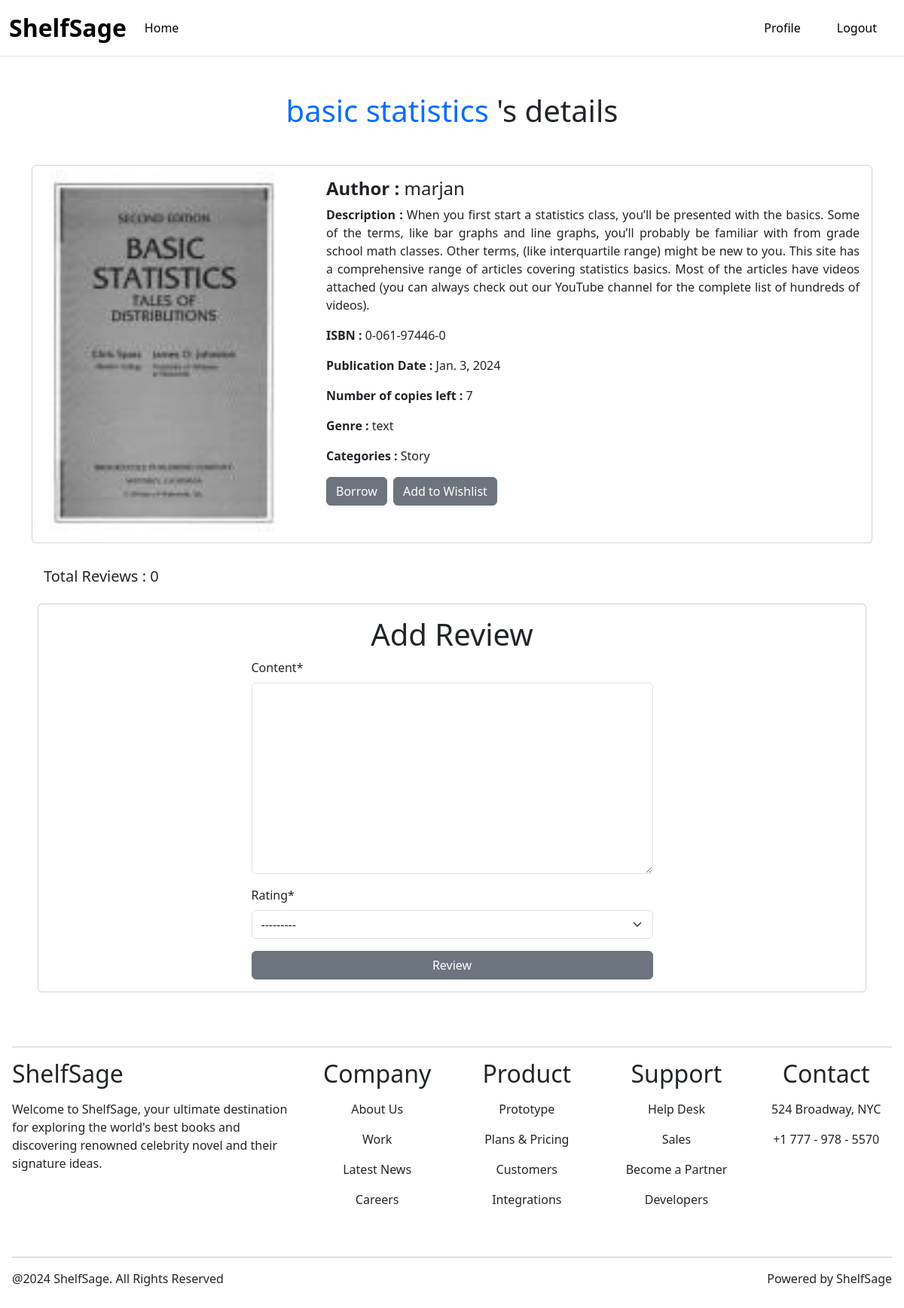
Screenshot of /catalog/book/3/ (signed in) with the database file from the repository.
### catalog/models.py (models this page shows, shortened)
class Book(models.Model):
    title = models.CharField(max_length=200)
    author = models.CharField(max_length=100)
    description = models.TextField()
    isbn = models.CharField('ISBN', max_length=13, unique=True)
    publication_date = models.DateField()
    genre = models.CharField(max_length=100)
    availability_status = models.BooleanField(default=True)
    number_of_copies = models.PositiveIntegerField(default=1)
    category = models.ForeignKey(Categories, on_delete=models.CASCADE,null=True, blank=True)
    image = models.ImageField(
        upload_to="catalog/media/uploads",
        height_field=None,
        width_field=None,
        max_length=None,
        default="",
    )

### categories/models.py (models this page shows, shortened)
class Categories(models.Model):
    name = models.CharField(max_length=50)
    slug = models.SlugField(max_length=100, unique=True, null=True, blank=True)
    class Meta:
        verbose_name_plural = 'categories'

### catalog/views.py (the view)
# urls.py: path('book/<int:pk>/', views.book_detail, name='book-detail'),
@login_required
def book_detail(request, pk):
    book = get_object_or_404(Book, pk=pk)
    is_wished = Wishlist.objects.filter(user=request.user, book=book).exists()
    transaction = Transaction.objects.filter(user=request.user, book=book, is_returned=False).first()
    if request.method == 'POST':
        form = ReviewForm(request.POST)
        if form.is_valid():
            review = form.save(commit=False)
            review.user = request.user
            review.book = book
            review.save()
            return redirect('book-detail', pk=pk)
    else:
        form = ReviewForm()
    return render(request, 'details.html', {'form': form,'book': book,'is_wished': is_wished,'transaction':transaction})

### reviews/forms.py
class ReviewForm(forms.ModelForm):
    class Meta:
        model = Review
        fields = ['content', 'rating']

### catalog/templates/details.html (shortened to what this page needs)
{% extends 'base.html' %}
{% load crispy_forms_tags %}
{% block content %}
<h1 class="text-center my-5"><span class="text-primary">{{ book.title }}</span> 's details</h1>
  <div class="card mb-3">
    <div class="row g-2">
      <div class="col-md-4">
        <img src="{{ book.image.url }}" class="img-fluid rounded-start" style="height: 500px; width: 100%; object-fit: cover;" alt="..." />
      </div>
      <div class="col-md-8">
        <div class="card-body">
          <h5 class="card-title fs-4"><b class="text-dark">Author :</b> {{ book.author }}</h5>
          <p class="card-text fs-6" style="text-align:justify;text-justify:inner word">
            <b class="text-dark">Description : </b>{{ book.description }}
          </p>
          <p class="card-text fs-6">
            <b class="text-dark ">ISBN : </b>{{ book.isbn }}
          </p>
          <p class="card-text fs-6">
            <b class="text-dark ">Publication Date : </b>{{ book.publication_date }}
          </p>
          <p class="card-text fs-6">
            <b class="text-dark ">Number of copies left : </b>{{ book.number_of_copies }}
          </p>
          <p class="card-text fs-6">
            <b class="text-dark ">Genre : </b>{{ book.genre }}
          </p>
          <p class="card-text fs-6">
            <b class="text-dark ">Categories : </b>{{ book.category.name }}
          </p>
          {% if request.user.is_authenticated %}
            <div class="d-flex">
                {% if transaction %}
                  <a href="{% url 'return_book' transaction.id %}" class="btn btn-secondary me-2">Return</a>
                {% else %}
                  <a href="{% url 'borrow_book' book_id=book.id%}" class="btn btn-secondary me-2">Borrow</a>
                {% endif %}
              {% if is_wished %}
                <a href="{% url 'remove_from_wishlist' book.id %}" class="btn btn-secondary me-2">Remove from Wishlist</a>
              {% else %}
                <a href="{% url 'add_to_wishlist' book.id %}" class="btn btn-secondary me-2">Add to Wishlist</a>
              {% endif %}
            </div>
          {% endif %}
        </div>
      </div>
    </div>
  </div>
  {% if request.user.is_authenticated %}
  <h5 class="p-3">Total Reviews : {{ book.reviews.all|length }}</h5>
  <div class="card m-2">
    <div class="card-body">
      <form method="post" class="d-grid w-50 mx-auto">
        <h1 class="text-center">Add Review</h1>
        {{ form|crispy }}
        <button class="btn btn-secondary">Review</button>
      </form>
    </div>
  </div>
  {% endif %}
{% endblock %}

### rows the page displays
Book: title "basic statistics", image (picture), author "marjan", description "When you first start a statistics class, you’ll be presented with the basics. Some of the terms, like bar graphs and line graphs, you’ll probably be familiar with from grade school math classes. Other terms, (like interquartile range) might be new to you. This site has a comprehensive range of articles covering statistics basics. Most of the articles have videos attached (you can always check out our YouTube channel for the complete list of hundreds of videos).", isbn "0-061-97446-0", publication_date "Jan. 3, 2024", number_of_copies "7", genre "text", category.name "Story", reviews.all|length "0"
